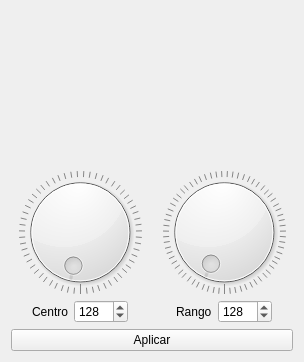
<?xml version="1.0" encoding="UTF-8"?>
<ui version="4.0">
 <class>RangeSelector</class>
 <widget class="QWidget" name="RangeSelector">
  <property name="geometry">
   <rect>
    <x>0</x>
    <y>0</y>
    <width>304</width>
    <height>362</height>
   </rect>
  </property>
  <property name="windowTitle">
   <string>Form</string>
  </property>
  <property name="autoFillBackground">
   <bool>true</bool>
  </property>
  <layout class="QGridLayout" name="gridLayout">
   <item row="2" column="0">
    <widget class="QPushButton" name="pushButtonApply">
     <property name="text">
      <string>Aplicar</string>
     </property>
    </widget>
   </item>
   <item row="0" column="0">
    <widget class="QLabel" name="label">
     <property name="autoFillBackground">
      <bool>false</bool>
     </property>
     <property name="text">
      <string/>
     </property>
    </widget>
   </item>
   <item row="1" column="0">
    <layout class="QHBoxLayout" name="horizontalLayout_3">
     <item>
      <layout class="QVBoxLayout" name="verticalLayout">
       <item>
        <widget class="QDial" name="dialCenterSelector">
         <property name="minimum">
          <number>2</number>
         </property>
         <property name="maximum">
          <number>4095</number>
         </property>
         <property name="pageStep">
          <number>2000</number>
         </property>
         <property name="sliderPosition">
          <number>128</number>
         </property>
         <property name="wrapping">
          <bool>true</bool>
         </property>
         <property name="notchTarget">
          <double>16.699999999999999</double>
         </property>
         <property name="notchesVisible">
          <bool>true</bool>
         </property>
        </widget>
       </item>
       <item>
        <layout class="QHBoxLayout" name="horizontalLayout_2">
         <item>
          <spacer name="horizontalSpacer_4">
           <property name="orientation">
            <enum>Qt::Horizontal</enum>
           </property>
           <property name="sizeHint" stdset="0">
            <size>
             <width>18</width>
             <height>20</height>
            </size>
           </property>
          </spacer>
         </item>
         <item>
          <widget class="QLabel" name="label_c">
           <property name="text">
            <string>Centro</string>
           </property>
          </widget>
         </item>
         <item>
          <widget class="QSpinBox" name="spinBox">
           <property name="minimum">
            <number>1</number>
           </property>
           <property name="maximum">
            <number>4096</number>
           </property>
           <property name="value">
            <number>128</number>
           </property>
          </widget>
         </item>
         <item>
          <spacer name="horizontalSpacer_3">
           <property name="orientation">
            <enum>Qt::Horizontal</enum>
           </property>
           <property name="sizeHint" stdset="0">
            <size>
             <width>18</width>
             <height>20</height>
            </size>
           </property>
          </spacer>
         </item>
        </layout>
       </item>
      </layout>
     </item>
     <item>
      <layout class="QVBoxLayout" name="verticalLayout_2">
       <item>
        <widget class="QDial" name="dialWidthSelector">
         <property name="minimum">
          <number>1</number>
         </property>
         <property name="maximum">
          <number>2048</number>
         </property>
         <property name="pageStep">
          <number>1000</number>
         </property>
         <property name="value">
          <number>128</number>
         </property>
         <property name="sliderPosition">
          <number>128</number>
         </property>
         <property name="wrapping">
          <bool>true</bool>
         </property>
         <property name="notchTarget">
          <double>14.699999999999999</double>
         </property>
         <property name="notchesVisible">
          <bool>true</bool>
         </property>
        </widget>
       </item>
       <item>
        <layout class="QHBoxLayout" name="horizontalLayout">
         <item>
          <spacer name="horizontalSpacer">
           <property name="orientation">
            <enum>Qt::Horizontal</enum>
           </property>
           <property name="sizeHint" stdset="0">
            <size>
             <width>17</width>
             <height>20</height>
            </size>
           </property>
          </spacer>
         </item>
         <item>
          <widget class="QLabel" name="label_r">
           <property name="text">
            <string>Rango</string>
           </property>
          </widget>
         </item>
         <item>
          <widget class="QSpinBox" name="spinBox_2">
           <property name="minimum">
            <number>1</number>
           </property>
           <property name="maximum">
            <number>2048</number>
           </property>
           <property name="value">
            <number>128</number>
           </property>
          </widget>
         </item>
         <item>
          <spacer name="horizontalSpacer_2">
           <property name="orientation">
            <enum>Qt::Horizontal</enum>
           </property>
           <property name="sizeHint" stdset="0">
            <size>
             <width>18</width>
             <height>20</height>
            </size>
           </property>
          </spacer>
         </item>
        </layout>
       </item>
      </layout>
     </item>
    </layout>
   </item>
  </layout>
 </widget>
 <resources/>
 <connections>
  <connection>
   <sender>dialCenterSelector</sender>
   <signal>valueChanged(int)</signal>
   <receiver>spinBox</receiver>
   <slot>setValue(int)</slot>
   <hints>
    <hint type="sourcelabel">
     <x>119</x>
     <y>169</y>
    </hint>
    <hint type="destinationlabel">
     <x>120</x>
     <y>270</y>
    </hint>
   </hints>
  </connection>
  <connection>
   <sender>dialWidthSelector</sender>
   <signal>valueChanged(int)</signal>
   <receiver>spinBox_2</receiver>
   <slot>setValue(int)</slot>
   <hints>
    <hint type="sourcelabel">
     <x>269</x>
     <y>169</y>
    </hint>
    <hint type="destinationlabel">
     <x>270</x>
     <y>270</y>
    </hint>
   </hints>
  </connection>
  <connection>
   <sender>spinBox</sender>
   <signal>valueChanged(int)</signal>
   <receiver>dialCenterSelector</receiver>
   <slot>setValue(int)</slot>
   <hints>
    <hint type="sourcelabel">
     <x>120</x>
     <y>350</y>
    </hint>
    <hint type="destinationlabel">
     <x>89</x>
     <y>279</y>
    </hint>
   </hints>
  </connection>
  <connection>
   <sender>spinBox_2</sender>
   <signal>valueChanged(int)</signal>
   <receiver>dialWidthSelector</receiver>
   <slot>setValue(int)</slot>
   <hints>
    <hint type="sourcelabel">
     <x>250</x>
     <y>350</y>
    </hint>
    <hint type="destinationlabel">
     <x>229</x>
     <y>289</y>
    </hint>
   </hints>
  </connection>
  <connection>
   <sender>spinBox</sender>
   <signal>editingFinished()</signal>
   <receiver>dialCenterSelector</receiver>
   <slot>repaint()</slot>
   <hints>
    <hint type="sourcelabel">
     <x>120</x>
     <y>350</y>
    </hint>
    <hint type="destinationlabel">
     <x>89</x>
     <y>279</y>
    </hint>
   </hints>
  </connection>
  <connection>
   <sender>spinBox_2</sender>
   <signal>editingFinished()</signal>
   <receiver>dialWidthSelector</receiver>
   <slot>repaint()</slot>
   <hints>
    <hint type="sourcelabel">
     <x>250</x>
     <y>350</y>
    </hint>
    <hint type="destinationlabel">
     <x>229</x>
     <y>289</y>
    </hint>
   </hints>
  </connection>
 </connections>
</ui>
